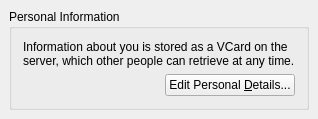
     <widget class="QWidget" name="tab_details">
      <attribute name="title">
       <string>Details</string>
      </attribute>
      <layout class="QVBoxLayout">
       <property name="spacing">
        <number>6</number>
       </property>
       <property name="leftMargin">
        <number>9</number>
       </property>
       <property name="topMargin">
        <number>9</number>
       </property>
       <property name="rightMargin">
        <number>9</number>
       </property>
       <property name="bottomMargin">
        <number>9</number>
       </property>
       <item>
        <widget class="QGroupBox" name="gb_personal">
         <property name="title">
          <string>Personal Information</string>
         </property>
         <layout class="QVBoxLayout">
          <property name="spacing">
           <number>6</number>
          </property>
          <property name="leftMargin">
           <number>11</number>
          </property>
          <property name="topMargin">
           <number>11</number>
          </property>
          <property name="rightMargin">
           <number>11</number>
          </property>
          <property name="bottomMargin">
           <number>11</number>
          </property>
          <item>
           <widget class="QLabel" name="TextLabel3">
            <property name="text">
             <string>&lt;qt&gt;Information about you is stored as a VCard on the server, which other people can retrieve at any time.&lt;/qt&gt;</string>
            </property>
            <property name="wordWrap">
             <bool>true</bool>
            </property>
           </widget>
          </item>
          <item>
           <layout class="QHBoxLayout">
            <property name="spacing">
             <number>6</number>
            </property>
            <property name="leftMargin">
             <number>0</number>
            </property>
            <property name="topMargin">
             <number>0</number>
            </property>
            <property name="rightMargin">
             <number>0</number>
            </property>
            <property name="bottomMargin">
             <number>0</number>
            </property>
            <item>
             <spacer>
              <property name="orientation">
               <enum>Qt::Horizontal</enum>
              </property>
              <property name="sizeType">
               <enum>QSizePolicy::Expanding</enum>
              </property>
              <property name="sizeHint" stdset="0">
               <size>
                <width>0</width>
                <height>0</height>
               </size>
              </property>
             </spacer>
            </item>
            <item>
             <widget class="QPushButton" name="pb_vcard">
              <property name="text">
               <string>Edit Personal &amp;Details...</string>
              </property>
             </widget>
            </item>
           </layout>
          </item>
         </layout>
        </widget>
       </item>
       <item>
        <spacer>
         <property name="orientation">
          <enum>Qt::Vertical</enum>
         </property>
         <property name="sizeType">
          <enum>QSizePolicy::Expanding</enum>
         </property>
         <property name="sizeHint" stdset="0">
          <size>
           <width>20</width>
           <height>0</height>
          </size>
         </property>
        </spacer>
       </item>
      </layout>
     </widget>
